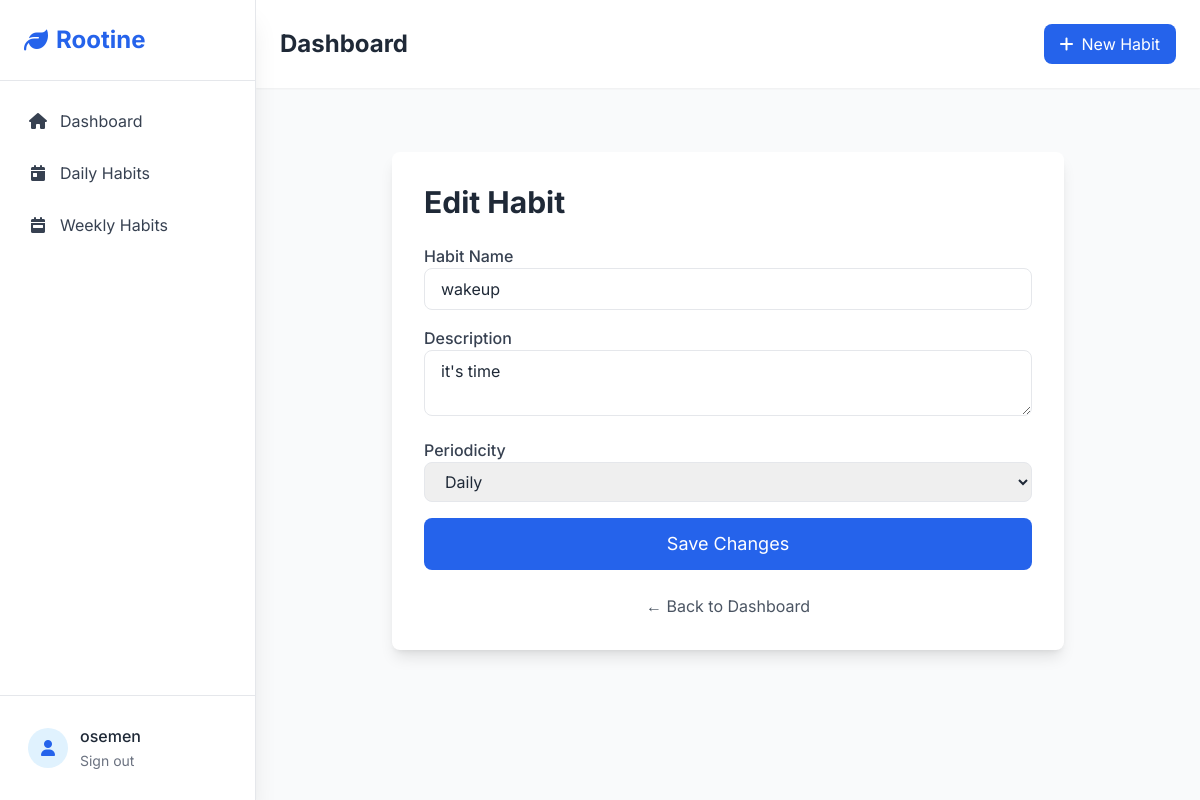
Page /habit/edit/5/ (signed in) on the committed database.
### habit/models.py (models this page shows, shortened)
class Habit(models.Model):
    PERIODICITY = [
        ("daily", "Daily"),
        ("weekly", "Weekly")
    ]
    name = models.CharField(max_length=255, unique=True)
    description = models.TextField(max_length= 1000)
    user = models.ForeignKey(User, on_delete=models.CASCADE)
    periodicity = models.CharField(max_length=10, choices=PERIODICITY)
    created_at = models.DateTimeField(auto_now_add=True)
    updated_at = models.DateTimeField(auto_now=True)

### habit/views.py (the view)
# urls.py: path('habit/edit/<int:pk>/', views.HabitUpdateView.as_view(), name='edit_habit'),
class HabitUpdateView(LoginRequiredMixin, UpdateView):
    model = Habit
    template_name = "edit_habit.html"
    success_url = reverse_lazy("dashboard")
    fields = ["name", "description", "periodicity"]
    def get_object(self, queryset=None):
        return Habit.objects.get(pk=self.kwargs['pk'])

### templates/edit_habit.html (shortened to what this page needs)
{% extends 'base.html' %}
{% load static %}
{% block content %}
<div class="max-w-2xl mx-auto bg-white p-8 rounded-lg shadow-lg mt-10">
    <h1 class="text-3xl font-bold text-gray-800 mb-6">Edit Habit</h1>
    <form method="POST" class="space-y-4">
        <div>
            <label for="id_name" class="block text-gray-700 font-medium">Habit Name</label>
            <input type="text" name="name" id="id_name" value="{{ habit.name }}" placeholder="Enter habit name"
                class="w-full px-4 py-2 border rounded-lg focus:outline-none focus:ring-2 focus:ring-blue-400" required>
        </div>
        <div>
            <label for="id_description" class="block text-gray-700 font-medium">Description</label>
            <textarea name="description" id="id_description" placeholder="Describe your habit"
                class="w-full px-4 py-2 border rounded-lg focus:outline-none focus:ring-2 focus:ring-blue-400" required>{{ habit.description }}</textarea>
        </div>
        <div>
            <label for="id_periodicity" class="block text-gray-700 font-medium">Periodicity</label>
            <select name="periodicity" id="id_periodicity"
                class="w-full px-4 py-2 border rounded-lg focus:outline-none focus:ring-2 focus:ring-blue-400">
                <option value="daily" {% if habit.periodicity == 'daily' %}selected{% endif %}>Daily</option>
            </select>
        </div>
        <button type="submit"
            class="w-full bg-blue-600 text-white py-3 rounded-lg hover:bg-blue-700 text-lg">
            Save Changes
        </button>
    </form>
    <div class="mt-6 text-center">
        <a href="{% url 'dashboard' %}" class="text-gray-600 hover:text-blue-600">← Back to Dashboard</a>
    </div>
</div>
{% endblock content %}

### templates/base.html (shortened to what this page needs)
{% load static %}
<!DOCTYPE html>
<html lang="en">
<head>
    <script src="https://cdn.tailwindcss.com"></script>
    <link rel="stylesheet" href="https://cdnjs.cloudflare.com/ajax/libs/font-awesome/6.4.0/css/all.min.css">
</head>
<body class="bg-gray-50 font-sans antialiased text-gray-800">
    <aside id="sidebar" class="fixed top-0 left-0 h-screen w-64 bg-white shadow-xl transform -translate-x-full lg:translate-x-0 transition-slow z-40 flex flex-col border-r border-gray-200">
        <div class="p-6 border-b border-gray-200">
            <h2 class="text-2xl font-bold text-primary-600 flex items-center">
                <i class="fas fa-leaf mr-2"></i> Rootine
            </h2>
        </div>
        <nav class="flex-1 overflow-y-auto no-scrollbar">
            <ul class="space-y-1 p-4">
                <li>
                    <a href="{% url 'dashboard' %}" class="flex items-center space-x-3 p-3 rounded-lg text-gray-700 hover:bg-primary-50 hover:text-primary-600 transition-slow">
                        <i class="fas fa-home w-5 text-center"></i>
                        <span>Dashboard</span>
                    </a>
                </li>
                <li>
                    <a href="{% url 'daily_habit' %}" class="flex items-center space-x-3 p-3 rounded-lg text-gray-700 hover:bg-primary-50 hover:text-primary-600 transition-slow">
                        <i class="fas fa-calendar-day w-5 text-center"></i>
                        <span>Daily Habits</span>
                    </a>
                </li>
                <li>
                    <a href="{% url 'weekly_habit' %}" class="flex items-center space-x-3 p-3 rounded-lg text-gray-700 hover:bg-primary-50 hover:text-primary-600 transition-slow">
                        <i class="fas fa-calendar-week w-5 text-center"></i>
                        <span>Weekly Habits</span>
                    </a>
                </li>
            </ul>
        </nav>
        <div class="p-4 border-t border-gray-200">
            <div class="flex items-center space-x-3 p-3">
                <div class="w-10 h-10 rounded-full bg-primary-100 flex items-center justify-center text-primary-600">
                    <i class="fas fa-user"></i>
                </div>
                <div>
                    <p class="font-medium">{{ user.username }}</p>
                    <form method="post" action="{% url 'logout' %}?next={% url 'home' %}" class="inline">
                        <button type="submit" class="text-sm text-gray-500 hover:text-red-600 transition-slow">
                            Sign out
                        </button>
                    </form>
                </div>
            </div>
        </div>
    </aside>
    <main class="lg:ml-64 min-h-screen transition-slow">
        <header class="sticky top-0 z-20 bg-white shadow-sm">
            <div class="flex justify-between items-center p-4 lg:p-6">
                <h1 class="text-2xl font-bold text-gray-800">
                    {% block page_title %}Dashboard{% endblock %}
                </h1>
                <div class="flex items-center space-x-4">
                    <a href="{% url 'create_habit' %}" class="bg-primary-600 text-white px-4 py-2 rounded-lg hover:bg-primary-700 transition-slow flex items-center space-x-2">
                        <i class="fas fa-plus"></i>
                        <span class="hidden sm:inline">New Habit</span>
                    </a>
                </div>
            </div>
        </header>
        <div class="p-4 lg:p-6">
            {% block content %}{% endblock %}
        </div>
    </main>
</body>
</html>

### templates/base.html (style rules this page uses)
.transition-slow { transition: all 0.3s ease-in-out; }
.no-scrollbar { -ms-overflow-style: none; scrollbar-width: none; }

### rows in the picture
Habit: name "wakeup", description "it's time", periodicity "Daily"

### other values in the picture
{{ user.username }} "osemen"
